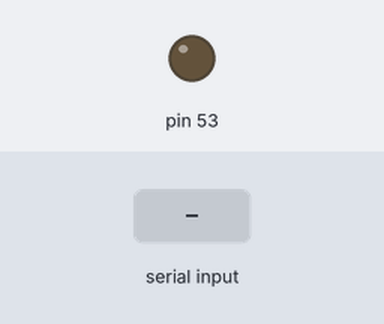
Recording of a sketch running on a simulated Arduino Mega 2560, built with avr-gcc and run on an emulated ATmega2560. On the bench: output pins drawn as LEDs (lit = HIGH). The test bench sets the inputs (shaded band). What the sketch prints to the serial monitor is not drawn.

Above: at 1.2 s.
1.3 s: "30,150,10,200\n" received over Serial
At 2.46 s:
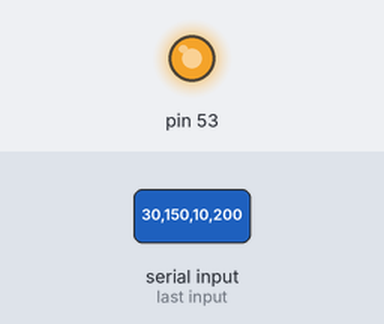
4.1 s: "1,90,45\n" received over Serial
At 5.19 s:
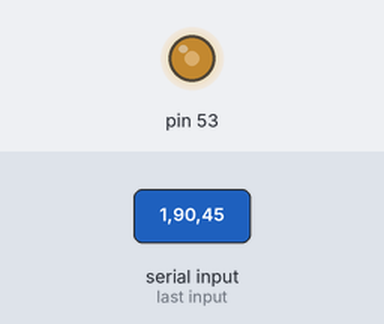
6.7 s: "90,45,200\n" received over Serial
At 8.7 s:
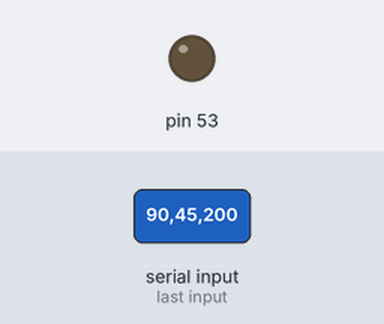
Timing chart, 0 to 10.2 s (numbered marks = the images above; inputs shaded):
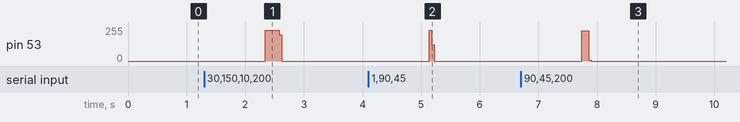

The sketch:

laser.ino
```cpp
long one_dur = 0;
long zero_dur = 0;
long guard = 0;

// wait specified duration
void wait(long dur) {
    if (dur < 16000) {
        delayMicroseconds(dur);
    } else {
        delay(dur / 1000);
    }
}

// send binary one
void one() {
    digitalWrite(53, HIGH);
    wait(one_dur);
    //delayMicroseconds(15);
    digitalWrite(53, LOW);
    wait(guard);
    //delayMicroseconds(15);
}

// send binary zero
void zero() {
    digitalWrite(53, HIGH);
    wait(zero_dur);
    //delayMicroseconds(50);
    digitalWrite(53, LOW);
    wait(guard);
    //delayMicroseconds(15);
}

// send character
void send(char c) {
    for (int n = 7; n > -1; n--) {
        if (c & (1 << n)) {
            one();
        } else {
            zero();
        }
    }
}

// send data loop, after init
void sendData() {
    long len;
    char *data;
    while (1) {
        if (Serial.available() > 0) {
            len = Serial.parseInt();
            Serial.read();                  // get \n

            data = (char *) malloc(len);
            if (data == NULL) {
                Serial.write(0x01);
                continue;
            } else {
                Serial.write(0x00);
            }
            memset(data, '\0', len);
            Serial.readBytes(data, len);
            for (int i = 0; i < len; i++) {
                send(data[i]);
            }
            free(data);
            Serial.write(0x00);
        }
    }
}

// configure pins
void setup() {
    pinMode(53, OUTPUT);
    Serial.begin(115200);
    Serial.write(0x00);
}

// loop through transmissions
void loop() {
    if (Serial.available() > 0) {
        one_dur = Serial.parseInt();
        Serial.read();
        zero_dur = Serial.parseInt();
        Serial.read();
        guard = Serial.parseInt();
        Serial.read();
        Serial.write(0x00);
        sendData();
    }
}
```

Measured:
- after the input at 1.3 s, pin 53: 0/255 → 230/255 after 1.0 s, → 0/255 0.24 s later
- after the input at 4.1 s, pin 53: 0/255 → 230/255 after 1.0 s, → 123/255 0.04 s later, → 0/255 0.04 s later
- after the input at 6.7 s, pin 53: 0/255 → 228/255 after 1.0 s, → 0/255 0.12 s later
